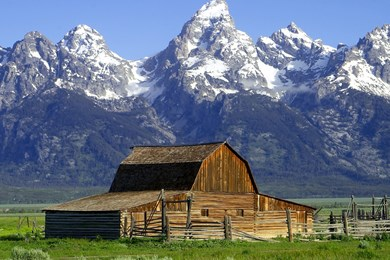
#> input picture SVD/ycbcr.jpg, 390 x 260 px
$ python YCbCr.py
#> lines starting #> are read from the running program, lines starting #| are printed output that depends on the picture
#!/usr/bin/env python
# -*- coding: utf-8 -*-

from PIL import Image
import numpy as np

image_file = 'ycbcr.jpg'

if __name__ == '__main__':
    im = Image.open(image_file)    #打开图像文件
#> im is the input picture: PIL image 390x260 RGB; mean R, G, B 103.9, 114.8, 128.1
    im = im.convert('YCbCr')       #将原图像转化为灰度图
#> im: PIL image 390x260 YCbCr; mean of channels 0, 1, 2 112.6, 136.1, 121.1
    w, h = im.size
#> w = 390; h = 260
    y_array = np.zeros((w, h), 'uint8')
    cb_array = np.zeros((w, h), 'uint8')
    cr_array = np.zeros((w, h), 'uint8')
    for i in range(w):
        for j in range(h):
            y_array[i][j] = im.getpixel((i, j))[0]
            cb_array[i][j] = im.getpixel((i, j))[1]
            cr_array[i][j] = im.getpixel((i, j))[2]
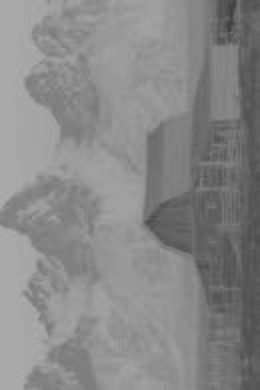
#> cb_array: shape (390, 260); min 60, max 174, mean 136.1
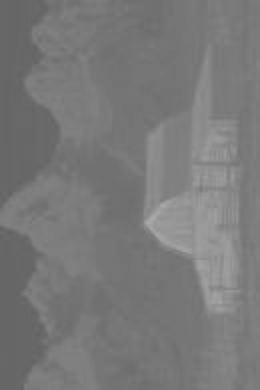
#> cr_array: shape (390, 260); min 98, max 171, mean 121.1
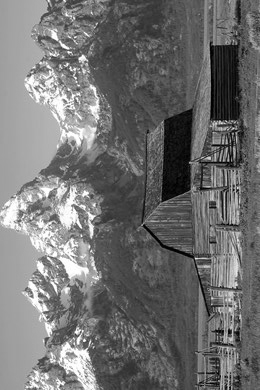
#> y_array: shape (390, 260); min 0, max 255, mean 112.6


    y_array = y_array.transpose()
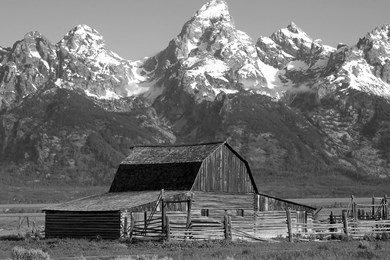
#> y_array: shape (260, 390); min 0, max 255, mean 112.6
    cb_array = cb_array.transpose()
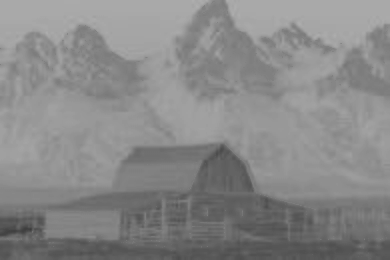
#> cb_array: shape (260, 390); min 60, max 174, mean 136.1
    cr_array = cr_array.transpose()
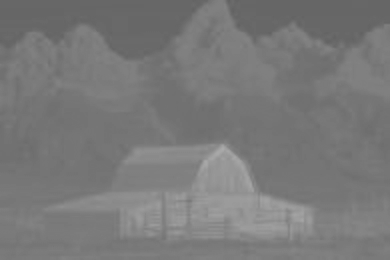
#> cr_array: shape (260, 390); min 98, max 171, mean 121.1

    Image.fromarray(y_array).save("y_" + image_file)
    Image.fromarray(cr_array).save("cr_" + image_file)
    Image.fromarray(cb_array).save("cb_" + image_file)
